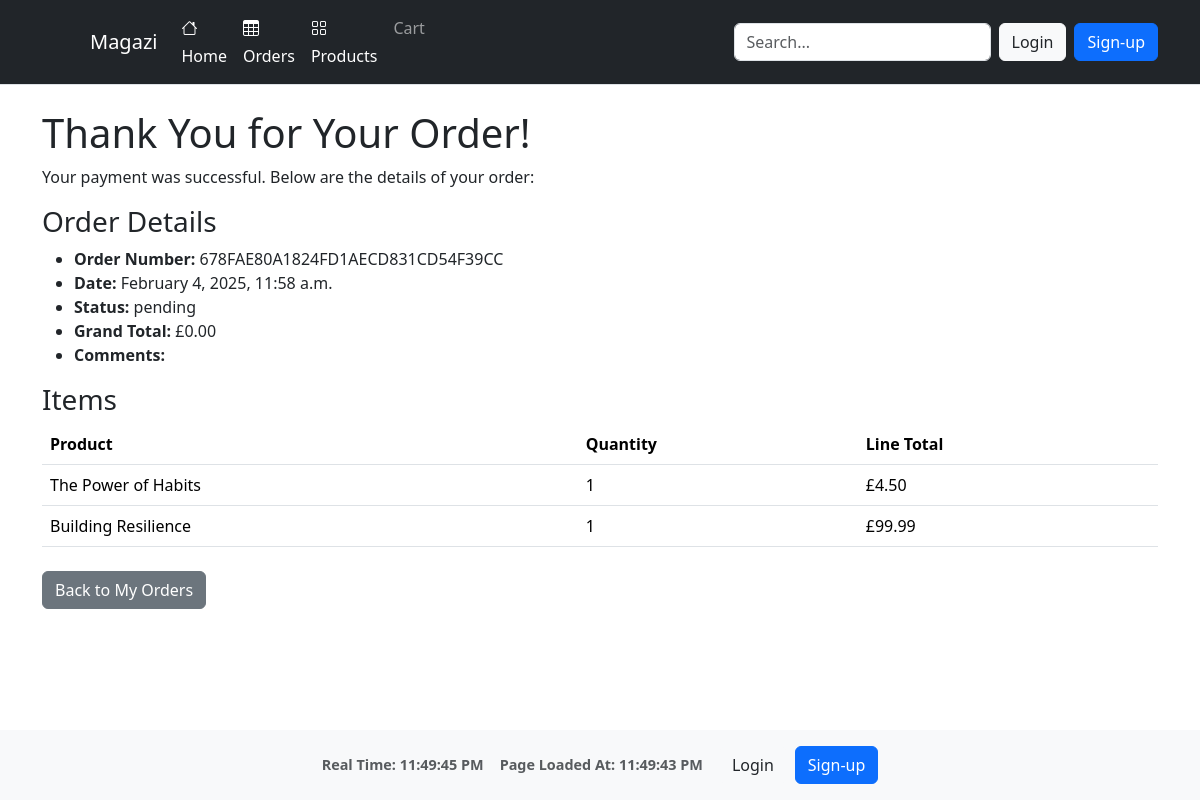
/checkout/success/678FAE80A1824FD1AECD831CD54F39CC/, run on an earlier commit of the app's database.
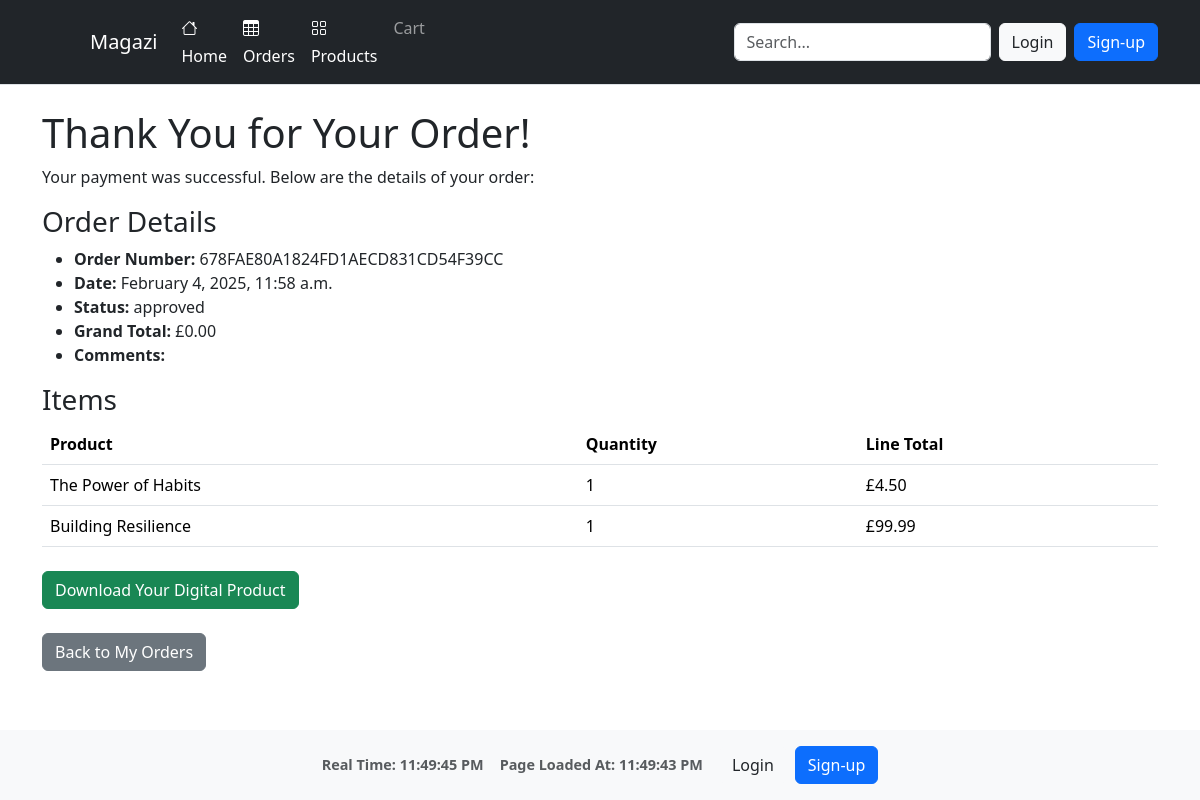
And on a later commit of the database.
### orders/models.py (models this page shows, shortened)
class Order(models.Model):
    order_number = models.CharField(max_length=32, null=False, editable=False)
    user = models.ForeignKey(settings.AUTH_USER_MODEL, on_delete=models.SET_NULL, null=True, blank=True)
    full_name = models.CharField(max_length=50, null=False, blank=False)
    email = models.EmailField(max_length=254, null=False, blank=False)
    phone_number = models.CharField(max_length=20, null=False, blank=False)
    country = CountryField(blank_label='Country *', null=False, blank=False)
    postcode = models.CharField(max_length=20, null=True, blank=True)
    town_or_city = models.CharField(max_length=40, null=False, blank=False)
    street_address1 = models.CharField(max_length=80, null=False, blank=False)
    street_address2 = models.CharField(max_length=80, null=True, blank=True)
    county = models.CharField(max_length=80, null=True, blank=True)
    date = models.DateTimeField(auto_now_add=True)
    delivery_cost = models.DecimalField(max_digits=6, decimal_places=2, null=False, default=0)
    order_total = models.DecimalField(max_digits=10, decimal_places=2, null=False, default=0)
    grand_total = models.DecimalField(max_digits=10, decimal_places=2, null=False, default=0)
    stripe_pid = models.CharField(max_length=254, null=False, blank=False, default='')
    status = models.CharField(max_length=20, default='pending')  # e.g. pending, delivered, canceled
    comments = models.TextField(blank=True)

### checkout/views.py (the view)
# urls.py: path('success/<str:order_number>/', views.success, name='success'),
def success(request, order_number):
    order = get_object_or_404(Order, order_number=order_number)
    if 'cart' in request.session:
        del request.session['cart']
    messages.success(request, "Your payment was successful. Thank you for your order!")
    return render(request, 'checkout/success.html', {'order': order})

### cart/context.py (called while the page is built, shortened)
def cart_summary(request):
    cart = request.session.get('cart', {})
    cart_items = []
    total = 0
    return {'cart_total': total, 'cart_items': cart_items}

### checkout/templates/checkout/success.html
{% extends "base.html" %}
{% block content %}
<div class="container my-4">
    <h1>Thank You for Your Order!</h1>
    <p>Your payment was successful. Below are the details of your order:</p>
    <h3>Order Details</h3>
    <ul>
        <li><strong>Order Number:</strong> {{ order.order_number }}</li>
        <li><strong>Date:</strong> {{ order.date|date:"F j, Y, g:i a" }}</li>
        <li><strong>Status:</strong> {{ order.status }}</li>
        <li><strong>Grand Total:</strong> £{{ order.grand_total }}</li>
        <li><strong>Comments:</strong> {{ order.comments }}</li>
    </ul>
    <h3>Items</h3>
    <table class="table">
        <thead>
            <tr>
                <th>Product</th>
                <th>Quantity</th>
                <th>Line Total</th>
            </tr>
        </thead>
        <tbody>
            {% for item in order.lineitems.all %}
            <tr>
                <td>{{ item.product.name }}</td>
                <td>{{ item.quantity }}</td>
                <td>£{{ item.lineitem_total }}</td>
            </tr>
            {% endfor %}
        </tbody>
    </table>
    {% if order.status|lower in "approved,delivered" %}
    <div class="mt-4">
        <a href="{% url 'orders:download_product' order.order_number %}" class="btn btn-success">
            Download Your Digital Product
        </a>
    </div>
    {% endif %}
    <div class="mt-4">
        <a href="{% url 'orders:my_orders' %}" class="btn btn-secondary">Back to My Orders</a>
    </div>
</div>
{% endblock %}

What changed in the data, as far as the page shows it:
changed Order "678FAE80A1824FD1AECD831CD54F39CC": status "pending" → "approved"
Also different on the page:
text now shown: "Download Your Digital Product"
